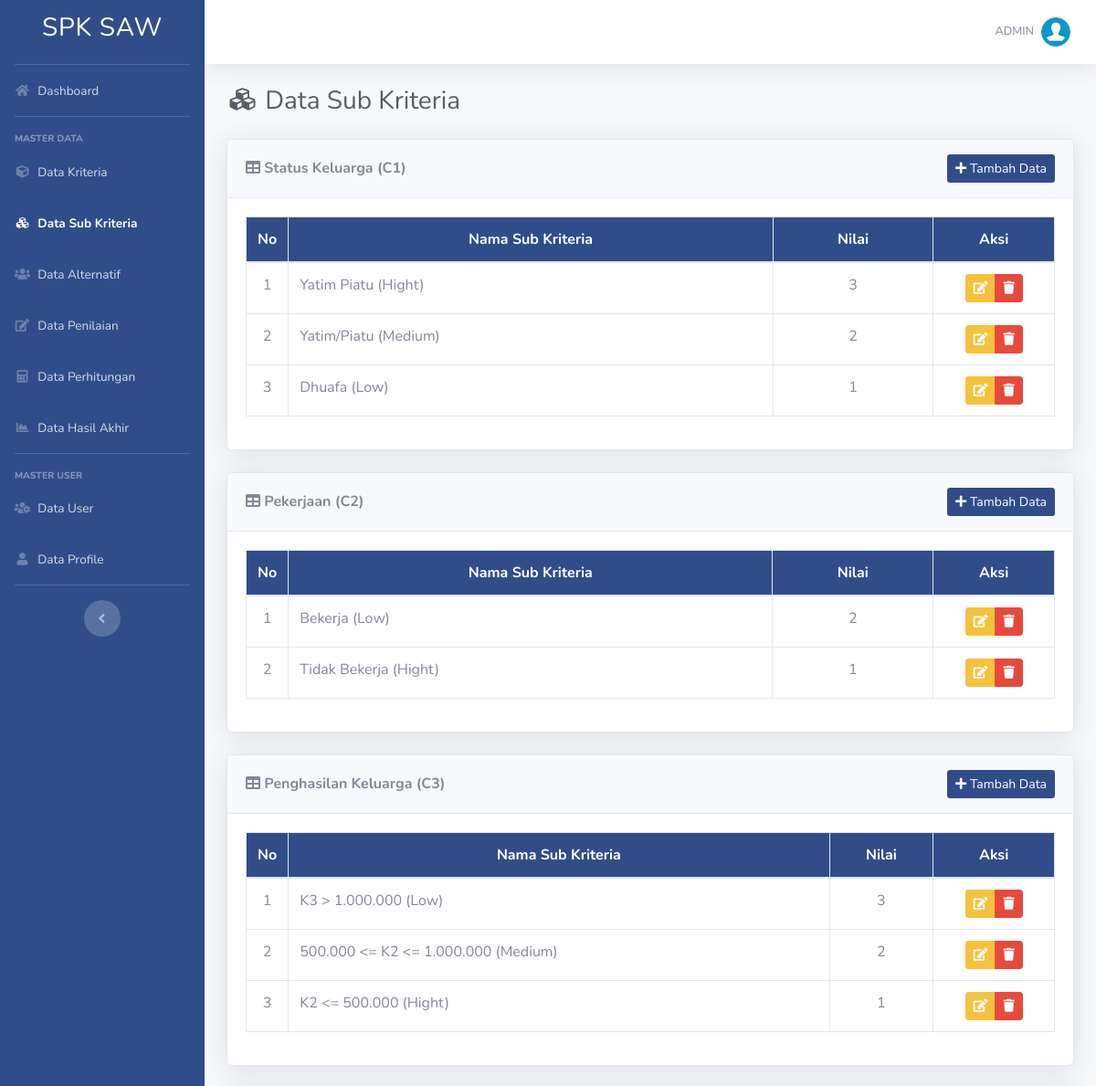
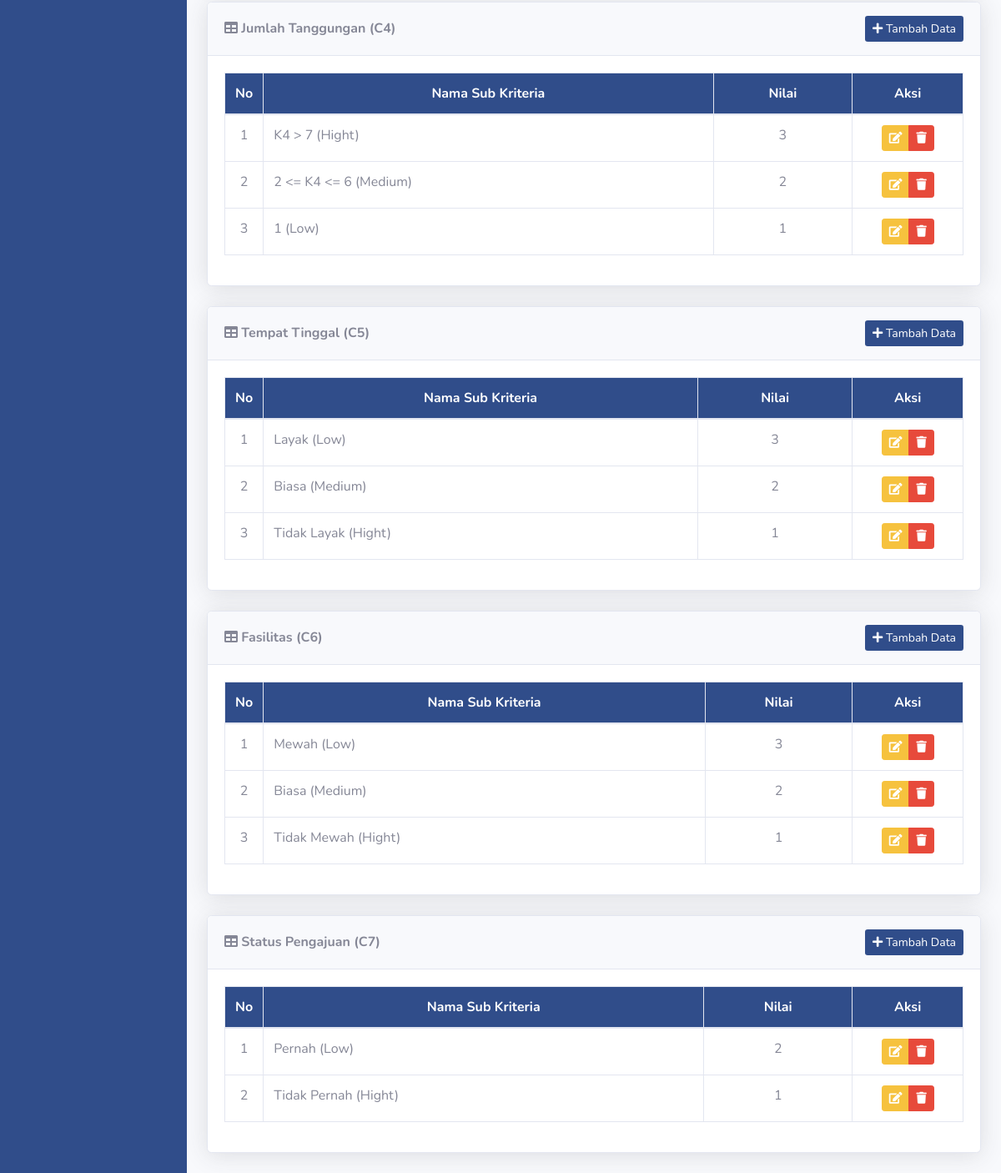
Page /list-sub-kriteria.php (signed in) on the committed database (2 pictures, top to bottom).
### tables this page shows
CREATE TABLE `kriteria` (
  `id_kriteria` int(11) NOT NULL,
  `kode_kriteria` varchar(10) NOT NULL,
  `nama` varchar(50) NOT NULL,
  `type` enum('Benefit','Cost') NOT NULL,
  `bobot` float NOT NULL,
  `ada_pilihan` tinyint(1) DEFAULT NULL
);

CREATE TABLE `sub_kriteria` (
  `id_sub_kriteria` int(11) NOT NULL,
  `id_kriteria` int(11) NOT NULL,
  `nama` varchar(50) NOT NULL,
  `nilai` float NOT NULL
);

### list-sub-kriteria.php (the view, shortened to what this page needs)
<?php
require_once('includes/init.php');
require_once('template/header.php');
?>
<div class="d-sm-flex align-items-center justify-content-between mb-4">
    <h1 class="h3 mb-0 text-gray-800"><i class="fas fa-fw fa-cubes"></i> Data Sub Kriteria</h1>
</div>
<?php
$query = mysqli_query($koneksi,"SELECT * FROM kriteria WHERE ada_pilihan='1' ORDER BY kode_kriteria ASC");
$cek = mysqli_num_rows($query);
if($cek <= 0) {
?>
<div class="card shadow mb-4">
    <div class="card-header py-3">
        <h6 class="m-0 font-weight-bold"><i class="fa fa-table"></i> Daftar Data Sub Kriteria</h6>
    </div>
    <div class="card-body">
		<div class="alert alert-info">
			Cara penilaian pada kriteria berjenis input langsung semua.
		</div>
	</div>
</div>
<?php
}else{
	while($data = mysqli_fetch_array($query)){
?>
<div class="card shadow mb-4">
    <div class="card-header py-3">
        <div class="d-sm-flex align-items-center justify-content-between">
			<h6 class="m-0 font-weight-bold"><i class="fa fa-table"></i> <?= $data['nama']." (".$data['kode_kriteria'].")" ?></h6>
			<a href="#tambah<?= $data['id_kriteria']; ?>" data-toggle="modal" class="btn btn-sm" style="background: #304d8a; color: #fff"> <i class="fa fa-plus"></i> Tambah Data </a>
		</div>
    </div>
    <div class="card-body">
		<div class="table-responsive">
			<table class="table table-bordered" width="100%" cellspacing="0">
				<thead class="text-white" style="background: #304d8a;">
					<tr align="center">
						<th width="5%">No</th>
						<th>Nama Sub Kriteria</th>
						<th>Nilai</th>
						<th width="15%">Aksi</th>
					</tr>
				</thead>
				<tbody>
					<?php
						$no=1;
						$id_kriteria = $data['id_kriteria'];
						$q = mysqli_query($koneksi,"SELECT * FROM sub_kriteria WHERE id_kriteria = '$id_kriteria' ORDER BY nilai DESC");
						while($d = mysqli_fetch_array($q)){
					?>
					<tr align="center">
						<td><?=$no ?></td>
						<td align="left"><?= $d['nama'] ?></td>
						<td><?= $d['nilai'] ?></td>
						<td>
							<div class="btn-group" role="group">
								<a data-toggle="modal" title="Edit Data" href="#editsk<?= $d['id_sub_kriteria'] ?>" class="btn btn-warning btn-sm"><i class="fa fa-edit"></i></a>
								<a  data-toggle="tooltip" data-placement="bottom" title="Hapus Data" href="hapus-sub-kriteria.php?id=<?php echo $d['id_sub_kriteria']; ?>" onclick="return confirm ('Apakah anda yakin untuk meghapus data ini')" class="btn btn-danger btn-sm"><i class="fa fa-trash"></i></a>
							</div>
						</td>
					</tr>
                <?php
					$no++;
					}
				?>
				</tbody>
			</table>
		</div>
	</div>
</div>
<?php
}
}
require_once('template/footer.php');
?>

### rows in the picture
kriteria: nama "Status Keluarga", kode_kriteria "C1"
sub_kriteria: nama "Yatim Piatu (Hight)", nilai "3"
sub_kriteria: nama "Yatim/Piatu (Medium)", nilai "2"
sub_kriteria: nama "Dhuafa (Low)", nilai "1"
kriteria: nama "Pekerjaan", kode_kriteria "C2"
sub_kriteria: nama "Bekerja (Low)", nilai "2"
sub_kriteria: nama "Tidak Bekerja (Hight)", nilai "1"
kriteria: nama "Penghasilan Keluarga", kode_kriteria "C3"
sub_kriteria: nama "K3 > 1.000.000 (Low)", nilai "3"
sub_kriteria: nama "500.000 <= K2 <= 1.000.000 (Medium)", nilai "2"
sub_kriteria: nama "K2 <= 500.000 (Hight)", nilai "1"
kriteria: nama "Jumlah Tanggungan", kode_kriteria "C4"
sub_kriteria: nama "K4 > 7 (Hight)", nilai "3"
sub_kriteria: nama "2 <= K4 <= 6 (Medium)", nilai "2"
sub_kriteria: nama "1 (Low)", nilai "1"
kriteria: nama "Tempat Tinggal", kode_kriteria "C5"
sub_kriteria: nama "Layak (Low)", nilai "3"
sub_kriteria: nama "Biasa (Medium)", nilai "2"
sub_kriteria: nama "Tidak Layak (Hight)", nilai "1"
kriteria: nama "Fasilitas", kode_kriteria "C6"
sub_kriteria: nama "Mewah (Low)", nilai "3"
sub_kriteria: nama "Biasa (Medium)", nilai "2"
sub_kriteria: nama "Tidak Mewah (Hight)", nilai "1"
kriteria: nama "Status Pengajuan", kode_kriteria "C7"
sub_kriteria: nama "Pernah (Low)", nilai "2"
sub_kriteria: nama "Tidak Pernah (Hight)", nilai "1"

### other values in the picture
$_SESSION['username'] "ADMIN"
